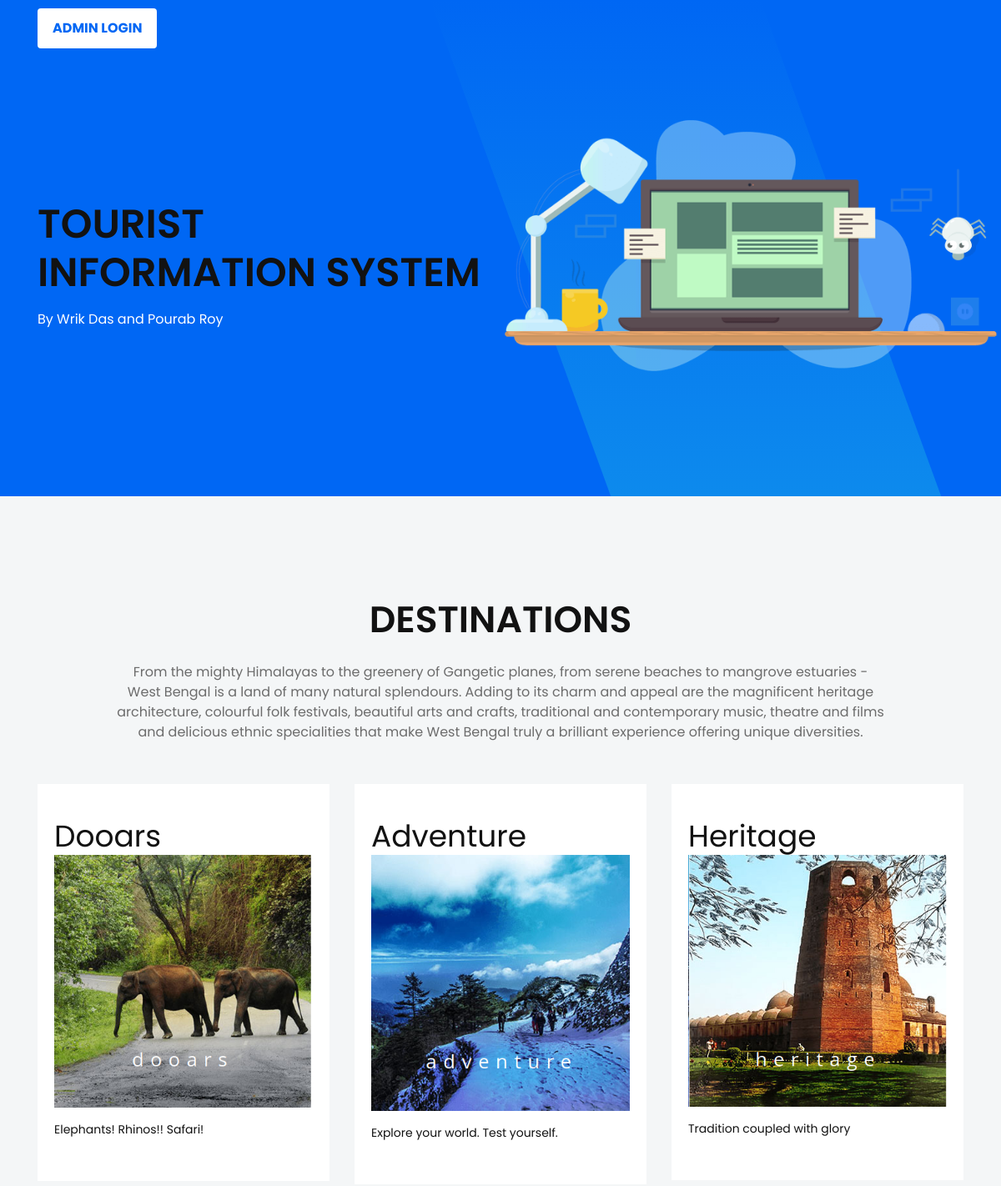
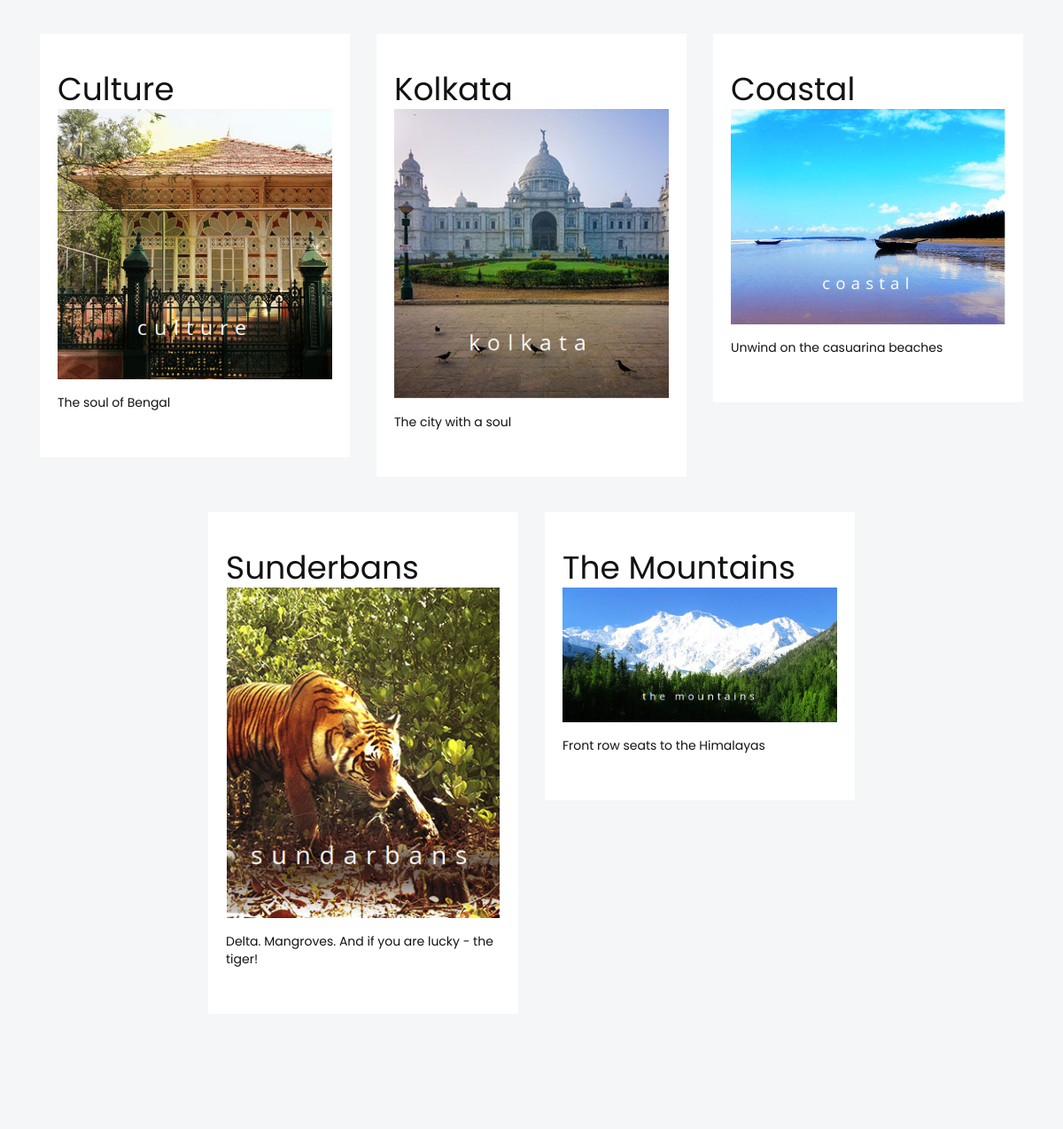
The page / on the database its author committed (2 pictures, top to bottom).
### tables this page shows
CREATE TABLE `categories` (
  `id` int(10) NOT NULL,
  `name` varchar(50) NOT NULL,
  `description` varchar(200) NOT NULL,
  `cover` varchar(80) NOT NULL
);

### index.php (the view, shortened to what this page needs)
<?php
    include('database/connection.php');
?>
<!doctype html>
<html lang="en">
<head>
    <link rel="stylesheet" href="bootstrap.min.css">
    <link rel="stylesheet" href="style.css">
</head>
<body>
    <section class="navbar-area">
        <div class="container">
            <nav class="navbar navbar-expand-lg">
                <div class="navbar-btn d-none d-sm-inline-block">
                    <ul>
                        <li><a class="solid" href="admin/login.php">admin login</a></li>
                    </ul>
                </div>
            </nav>
        </div>
    </section>
    <div class="carousel-inner">
        <div class="carousel-item active">
            <div class="container">
                <div class="row">
                    <div class="col-lg-6">
                        <div class="slider-content">
                            <h1 class="title">TOURIST INFORMATION SYSTEM</h1>
                            <p class="text">By Wrik Das and Pourab Roy
                    </div>
                </div>
            </div>
            <div class="slider-image-box d-none d-lg-flex align-items-end">
                <div class="slider-image">
                    <img src="images/slider/1.png" alt="Hero">
                </div>
            </div>
        </div>
    </div>
</div>
<?php
    $query = 'SELECT * FROM CATEGORIES';
    $result = mysqli_query($conn, $query);
?>
    <section id="services" class="features-area">
        <div class="container">
            <div class="row justify-content-center">
                <div class="col-lg-8 col-md-10">
                    <div class="section-title text-center pb-10">
                        <h3 class="title">DESTINATIONS</h3>
                        <p class="text">
                            From the mighty Himalayas to the greenery of Gangetic planes,
                            from serene beaches to mangrove estuaries - West Bengal is a land of many natural splendours.
                            Adding to its charm and appeal are the magnificent heritage architecture, colourful folk festivals,
                            beautiful arts and crafts, traditional and contemporary music, theatre and films and delicious ethnic
                            specialities that make West Bengal truly a brilliant experience offering unique diversities.
                        </p>
                    </div>
                </div>
            </div>
            <div class="row justify-content-center">
                <?php while ($row = mysqli_fetch_object($result)) { ?>
                    <div class="col-lg-4 col-md-7 col-sm-9">
                        <div class="single-features mt-40">
                            <div class="features-title-icon d-flex justify-content-between">
                                <h4 class="features-title">
                                    <a href="destination.php?id=<?php echo $row->id ?>">
                                    <?php echo $row->name ?></a>
                                </h4>
                            </div>
                            <div class="features-content">
                                    <img class="shape" src="<?php echo $row->cover ?>" alt="Shape">
                                    <p class="text"><?php echo $row->description ?></p>
                            </div>
                        </div>
                    </div>
                <?php } ?>
            </div>
        </div>
    </section>
</body>
</html>

### style.css (style rules this page uses)
body { font-family: "Poppins", sans-serif; font-weight: normal; font-style: normal; color: #121212; }
* { margin: 0; padding: 0; -webkit-box-sizing: border-box; -moz-box-sizing: border-box; box-sizing: border-box; }
img { max-width: 100%; }
i, a { display: inline-block; }
h1, h3, h4 { font-family: "Poppins", sans-serif; font-weight: 600; color: #121212; margin: 0px; }
h1 { font-size: 48px; }
h3 { font-size: 28px; }
h4 { font-size: 22px; }
ul { margin: 0px; padding: 0px; list-style-type: none; }
p { font-size: 16px; font-weight: 400; line-height: 24px; color: #121212; margin: 0px; }
.mt-40 { margin-top: 40px; }
.pb-10 { padding-bottom: 10px; }
.section-title .title { font-size: 44px; font-weight: 600; color: #121212; line-height: 55px; }
.section-title .text { font-size: 16px; line-height: 24px; color: #6c6c6c; margin-top: 24px; }
.navbar-area { position: absolute; top: 0; left: 0; width: 100%; padding: 10px 0; z-index: 99; }
.navbar-area .navbar { position: relative; padding: 0; }
.navbar-area .navbar .navbar-btn li { display: inline-block; margin-right: 5px; }
.navbar-area .navbar .navbar-btn li a { display: flex; justify-content: flex-end; padding: 10px 16px; font-size: 16px; text-transform: uppercase; font-weight: 700; color: #fff; border: 2px solid; border-radius: 4px; -webkit-transition: all 0.3s ease-out 0s; -moz-transition: all 0.3s ease-out 0s; -ms-transition: all 0.3s ease-out 0s; -o-transition: all 0.3s ease-out 0s; transition: all 0.3s ease-out 0s; }
.navbar-area .navbar .navbar-btn li a.solid { background-color: #fff; border-color: #fff; color: #0067f4; }
.carousel-item { background-color: #0067f4; position: relative; }
.carousel-item::before { position: absolute; content: ''; width: 33%; height: 100%; background: -webkit-linear-gradient(rgba(0, 103, 244, 0.3) 0%, rgba(43, 219, 220, 0.3) 100%); background: -o-linear-gradient(rgba(0, 103, 244, 0.3) 0%, rgba(43, 219, 220, 0.3) 100%); background: linear-gradient(rgba(0, 103, 244, 0.3) 0%, rgba(43, 219, 220, 0.3) 100%); top: 0; right: 15%; -webkit-transform: skewX(20deg); -moz-transform: skewX(20deg); -ms-transform: skewX(20deg); -o-transform: skewX(20deg); transform: skewX(20deg); }
.carousel-item .slider-image-box { position: absolute; top: 0; right: 0; width: 50%; height: 100%; z-index: 9; }
.carousel-item .slider-image-box .slider-image { max-width: 680px; width: 100%; }
.slider-content { position: relative; z-index: 9; padding-top: 240px; padding-bottom: 200px; }
.slider-content .text { color: #fff; font-size: 16px; line-height: 24px; margin-top: 16px; }
.features-area { background-color: #f4f6f7; padding-top: 120px; padding-bottom: 130px; }
.single-features { padding: 40px 20px 52px; background-color: #fff; }
.single-features .features-title-icon .features-title a { font-size: 36px; line-height: 45px; color: #121212; -webkit-transition: all 0.3s ease-out 0s; -moz-transition: all 0.3s ease-out 0s; -ms-transition: all 0.3s ease-out 0s; -o-transition: all 0.3s ease-out 0s; transition: all 0.3s ease-out 0s; font-weight: 400; }
.single-features .features-content .text { font-size: 14px; line-height: 20px; color: #121212; margin-top: 16px; }

### rows shown on the page
categories: name "Dooars", cover (picture), description "Elephants! Rhinos!! Safari!"
categories: name "Adventure", cover (picture), description "Explore your world. Test yourself."
categories: name "Heritage", cover (picture), description "Tradition coupled with glory"
categories: name "Culture", cover (picture), description "The soul of Bengal"
categories: name "Kolkata", cover (picture), description "The city with a soul"
categories: name "Coastal", cover (picture), description "Unwind on the casuarina beaches"
categories: name "Sunderbans", cover (picture), description "Delta. Mangroves. And if you are lucky - the tiger!"
categories: name "The Mountains", cover (picture), description "Front row seats to the Himalayas"
